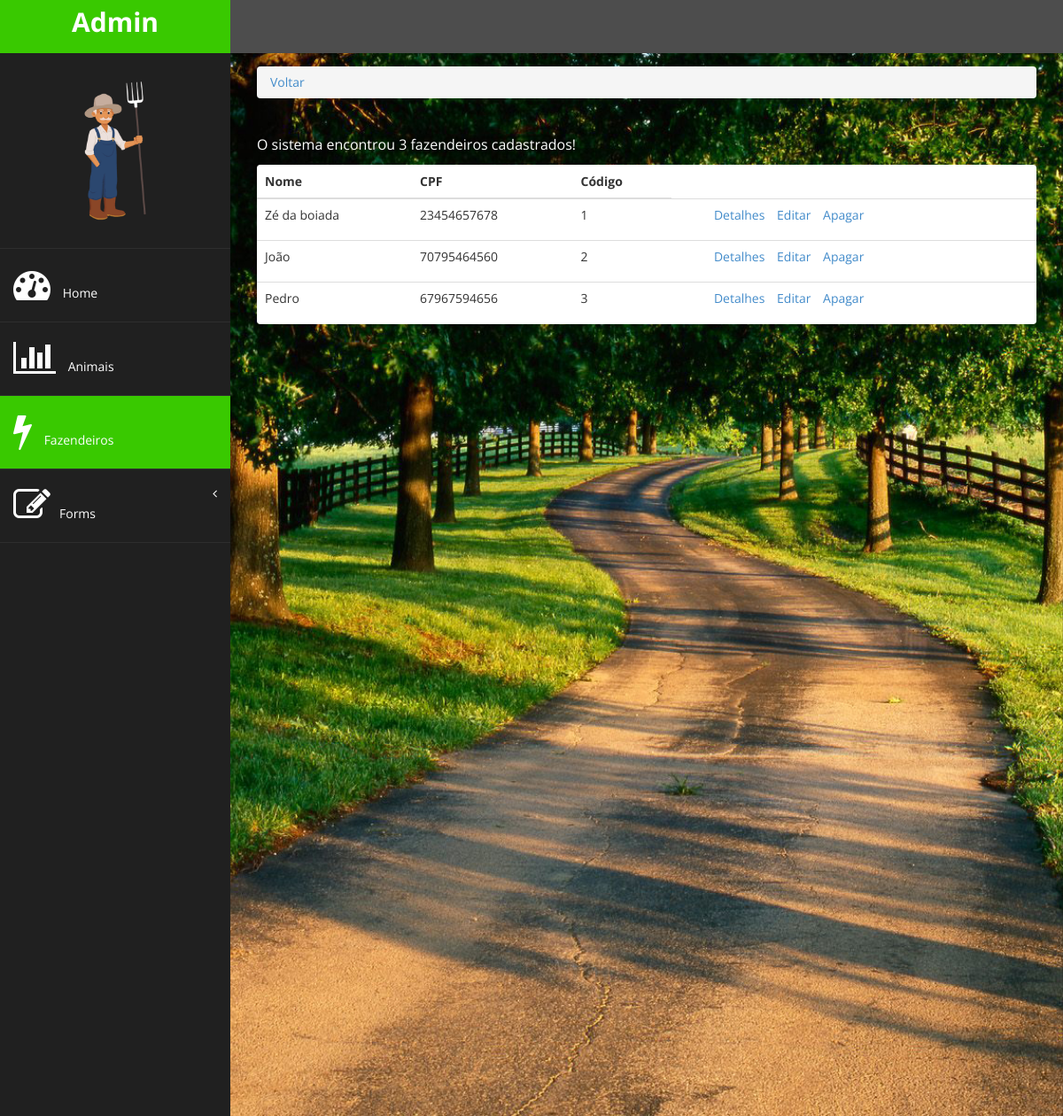
Before: /gestao/fazendeiros/ with the older database file.
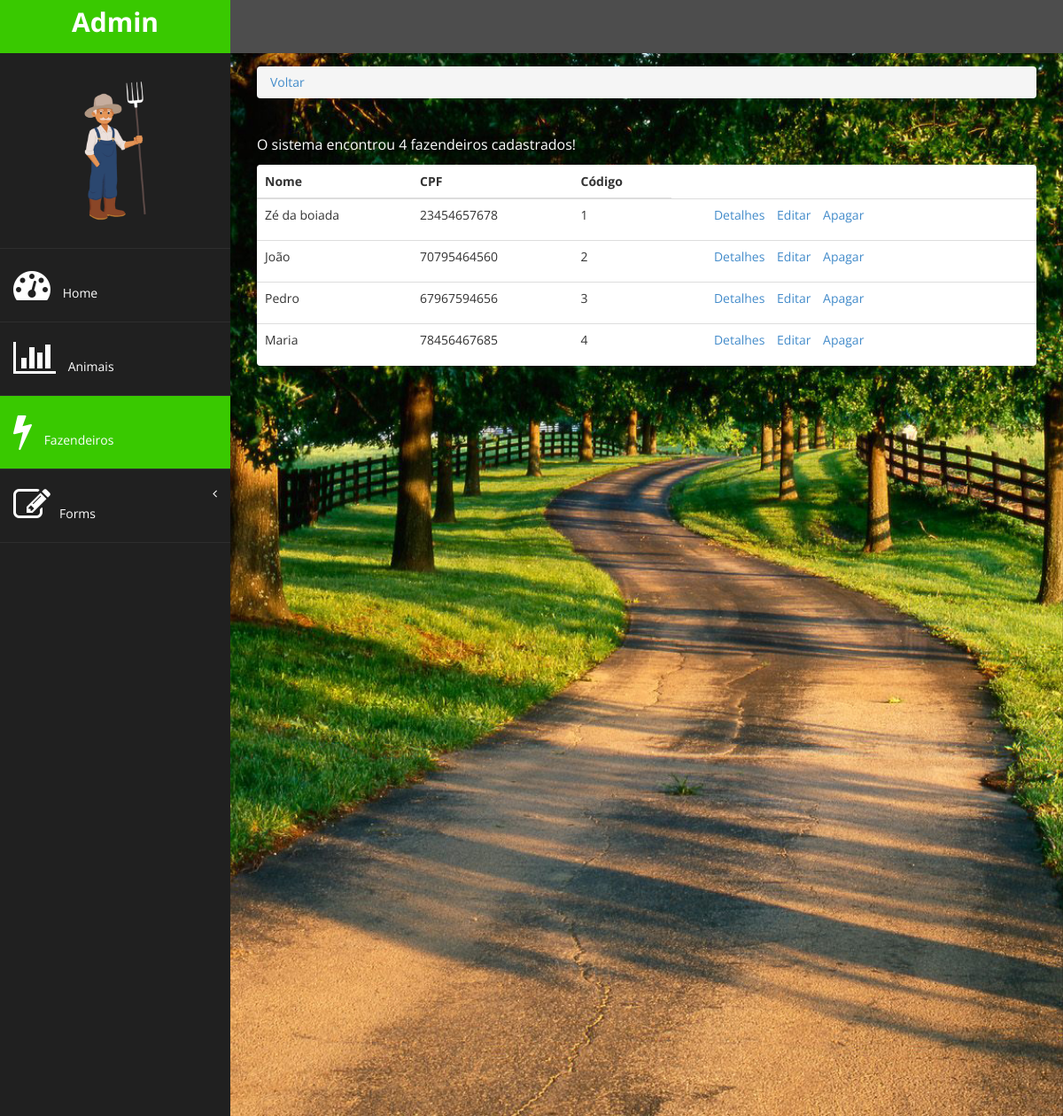
After: the same page with the newer database file.
### gestao/models.py (models this page shows)
class Fazendeiro(models.Model):
      choices_estado = (
            ('AC','Acre'),
            ('ALA','lagoas'),
            ('AP','Amapá'),
            ('AMA','mazonas'),
            ('BA','Bahia'),
            ('CE','Ceará'),
            ('DF','Distrito Federal'),
            ('ES','Espírito Santo'),
            ('GO','Goiás'),
            ('MA','Maranhão'),
            ('MT','Mato Grosso'),
            ('MS','Mato Grosso do Sul'),
            ('MG','Minas Gerais'),
            ('PA','Pará'),
            ('PB','Paraíba'),
            ('PR','Paraná'),
            ('PE','Pernambuco'),
            ('PI','Piauí'),
            ('RR','Roraima'),
            ('RO','Rondônia'),
            ('RJ','Rio de Janeiro'),
            ('RN','Rio Grande do Norte'),
            ('RS','Rio Grande do Sul'),
            ('SC','Santa Catarina'),
            ('SP','São Paulo'),
            ('SE','Sergipe'),
            ('TO','Tocantins'),
      )
      sexo_choices = (
            ('M','Masculino'),
            ('F','Feminino')
      )
      nome = models.CharField(max_length=20)
      sexo = models.CharField(max_length=1, choices=sexo_choices)
      data_nasc = models.DateField()
      cpf = models.CharField(max_length=11)
      rg = models.CharField(max_length=9)
      funcao = models.CharField(max_length=20)
      peso = models.DecimalField(max_digits=5, decimal_places=2)
      altura = models.DecimalField(max_digits=3, decimal_places=2)
      cidade = models.CharField(max_length=20)
      estado = models.CharField(max_length=2, choices=choices_estado)
      salario = models.DecimalField(max_digits=6, decimal_places=2)

### gestao/views.py (the view)
# urls.py: path('fazendeiros/', views.fazendeiros_list),
def fazendeiros_list(request):
      fazendeiros = Fazendeiro.objects.all()
      return render(request, 'fazendeiro/list.html', {'fazendeiros':fazendeiros})

### gestao/templates/fazendeiro/list.html
{% extends 'base.html' %}
{% block active-fazendeiros %}
active-menu
{% endblock %}
{% block conteudo %}
<div class="row">
      <div class="col-md-12">
            <ol class="breadcrumb">
                  <li><a href="/gestao">Voltar</a></li>
            </ol>
      </div>
</div>
<div class="row">
      <div class="col-md-12">
            <table class="table panel">
                  <thead>
                        <tr>
                              <th>Nome</th>
                              <th>CPF</th>
                              <th>Código</th>
                        </tr>
                  </thead>
                  <tbody>
                        {% for fazendeiro in fazendeiros %}
                        <tr>
                              <td>{{fazendeiro.nome}}</td>
                              <td>{{fazendeiro.cpf}}</td>
                              <td>{{fazendeiro.id}}</td>
                              <td>
                                    <ul id="links">
                                          <a href="/home/fazendeiros/{{fazendeiro.id}}">Detalhes</a>
                                          <a href="/admin/gestao/fazendeiro/{{fazendeiro.id}}/change/">Editar</a>
                                          <a href="/admin/gestao/fazendeiro/{{fazendeiro.id}}/delete/">Apagar</a>
                                    </ul>
                              </td>
                        </tr>
                        {% endfor %}
                  </tbody>
                  <tfoot>
                        <p id="sistema">O sistema encontrou {{fazendeiros | length}} fazendeiros cadastrados!</p>
                  </tfoot>
            </table>
      </div>
</div>
{% endblock %}

Changed rows visible on the page:
added Fazendeiro: nome "Maria", cpf "78456467685", id "4"
Other visible differences:
{{ fazendeiros | length }}: "3" → "4"
